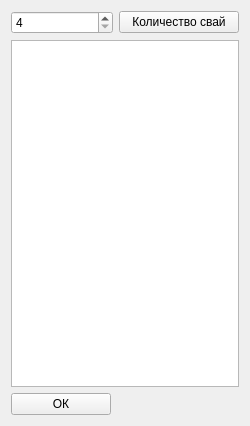
<?xml version="1.0" encoding="UTF-8"?>
<ui version="4.0">
 <class>pilescoords</class>
 <widget class="QWidget" name="pilescoords">
  <property name="geometry">
   <rect>
    <x>0</x>
    <y>0</y>
    <width>250</width>
    <height>426</height>
   </rect>
  </property>
  <property name="sizePolicy">
   <sizepolicy hsizetype="Maximum" vsizetype="Preferred">
    <horstretch>0</horstretch>
    <verstretch>0</verstretch>
   </sizepolicy>
  </property>
  <property name="minimumSize">
   <size>
    <width>200</width>
    <height>0</height>
   </size>
  </property>
  <property name="maximumSize">
   <size>
    <width>250</width>
    <height>1000</height>
   </size>
  </property>
  <property name="windowTitle">
   <string>Form</string>
  </property>
  <layout class="QVBoxLayout" name="verticalLayout_2">
   <item>
    <layout class="QVBoxLayout" name="verticalLayout">
     <item>
      <layout class="QHBoxLayout" name="horizontalLayout">
       <item>
        <widget class="QSpinBox" name="spinNPiles">
         <property name="maximumSize">
          <size>
           <width>200</width>
           <height>16777215</height>
          </size>
         </property>
         <property name="minimum">
          <number>4</number>
         </property>
         <property name="maximum">
          <number>64</number>
         </property>
        </widget>
       </item>
       <item>
        <widget class="QPushButton" name="buttonNPiles">
         <property name="minimumSize">
          <size>
           <width>120</width>
           <height>0</height>
          </size>
         </property>
         <property name="maximumSize">
          <size>
           <width>100</width>
           <height>16777215</height>
          </size>
         </property>
         <property name="text">
          <string>Количество свай</string>
         </property>
        </widget>
       </item>
      </layout>
     </item>
     <item>
      <widget class="QTableView" name="tableView"/>
     </item>
     <item>
      <widget class="QPushButton" name="buttonOk">
       <property name="maximumSize">
        <size>
         <width>100</width>
         <height>16777215</height>
        </size>
       </property>
       <property name="layoutDirection">
        <enum>Qt::LeftToRight</enum>
       </property>
       <property name="text">
        <string>ОК</string>
       </property>
      </widget>
     </item>
    </layout>
   </item>
  </layout>
 </widget>
 <resources/>
 <connections/>
</ui>
